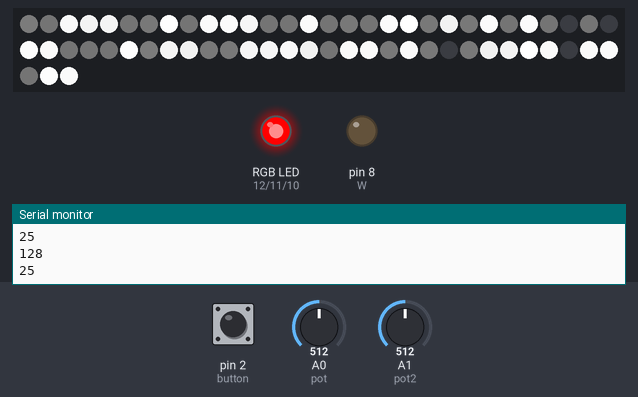
A sketch run on a simulated Arduino Uno, built with avr-gcc and run on an emulated ATmega328P. Shown: 63 RGB LEDs in strip order, left to right, continuing on the next row, an RGB LED mixed from three pins (HIGH = lit), output pins drawn as LEDs (lit = HIGH), the last lines printed to the serial monitor. Inputs (shaded band) come from the test bench; at power-on: pin 2 (button) LOW, A1 (pot2) = 512, A0 (pot) = 512. Dim RGB values are drawn brighter than linear; colours are those a GRB WS2812 strip shows for the declared byte order; random numbers use the default seed unless the sketch sets one.

Above: at 1.2 s.
1.3 s: pin 2 (button) pulled HIGH for 0.15 s
At 1.83 s:
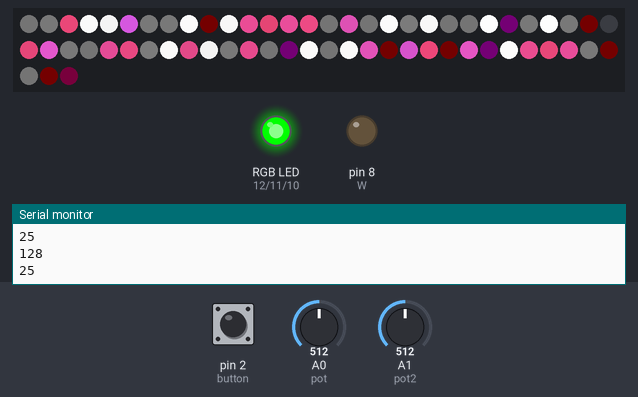
2.0 s: A1 (pot2) set to 1023
At 4.1 s:
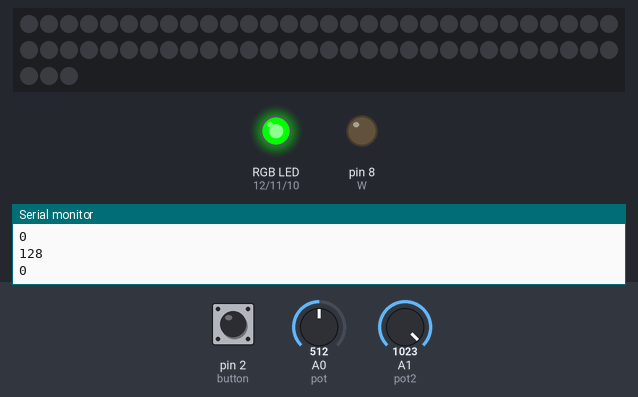
4.5 s: pin 2 (button) pulled HIGH for 1 s
At 5.6 s:
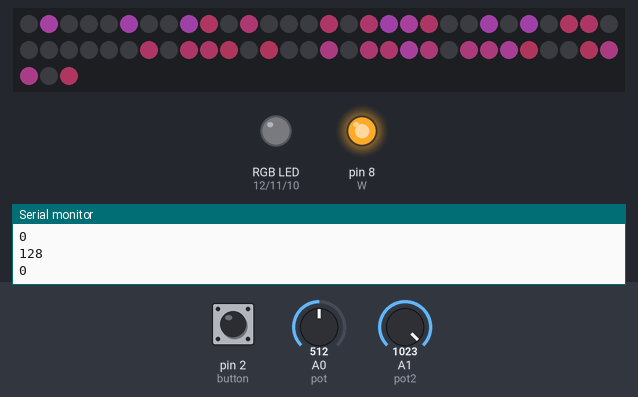
6.1 s: A0 (pot) set to 716
At 6.58 s:
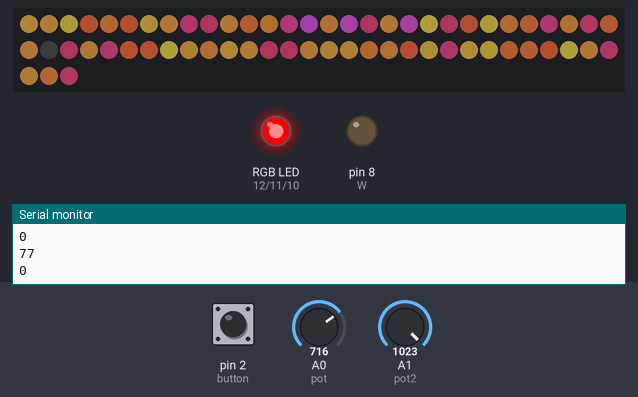
8.8 s: A0 (pot) set to 900
At 9.19 s:
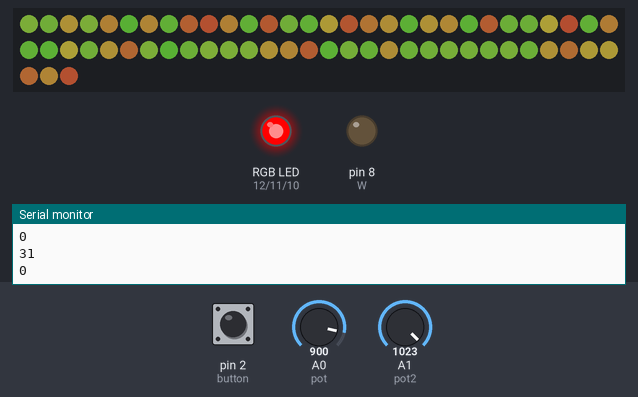
11.5 s: A1 (pot2) set to 1010
At 11.73 s:
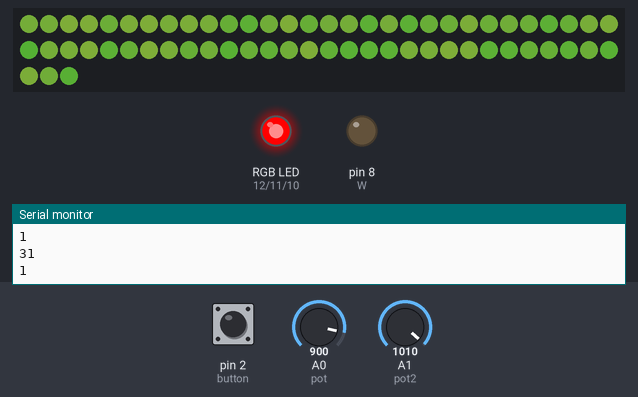
Timing chart, 0 to 14.5 s (numbered marks = the images above; inputs shaded):
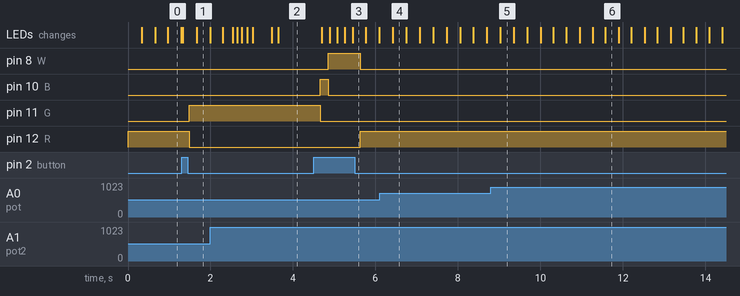

The sketch:

AquariumHSVLamp.ino
```cpp
//Lampara para acuario

#include "FastLED.h"

#define NUM_LEDS 63
#define DATA_PIN 9
#define R 12
#define G 11
#define B 10
#define W 8
#define button 2
#define pot A0
#define pot2 A1

CRGB leds[NUM_LEDS];
int buttonCount, pushButton, hue, sat, val, cal, calibration, range, limits, time;

void setup() {
  Serial.begin(9600);
  LEDS.addLeds<WS2812,DATA_PIN,RGB>(leds,NUM_LEDS);
  LEDS.setBrightness(255);
  pinMode(R, OUTPUT);
  pinMode(G, OUTPUT);
  pinMode(B, OUTPUT);
  pinMode(W, OUTPUT);
  pinMode(button, INPUT);
  pinMode(pot, INPUT);
  pinMode(pot2, INPUT);
}
void loop() {
	Serial.println(map(calibration, 0, 1023, 255, 0));
	Serial.println(limits);
    calibration = analogRead(pot);
    range = analogRead(pot2);
    pushButton = digitalRead(button);
    limits = map(range, 0, 1023, 50, 0);
    if (pushButton == HIGH){
      buttonCount++;
      delay(150);
    }
    else if (buttonCount>3) {
      buttonCount = 0;
    }
    if (buttonCount == 0) {
      digitalWrite(R, HIGH);
      digitalWrite(G, LOW);
      digitalWrite(B, LOW);
      digitalWrite(W, LOW);
      cal = map(calibration, 0, 1023, 255, 0);
      hue = cal;
    }
    else if (buttonCount == 1) {
      digitalWrite(R, LOW);
      digitalWrite(G, HIGH);
      digitalWrite(B, LOW);
      digitalWrite(W, LOW);
      cal = map(calibration, 0, 1023, 255, 0);
      sat = cal;
    }
    else if (buttonCount == 2) {
      digitalWrite(R, LOW);
      digitalWrite(G, LOW);
      digitalWrite(B, HIGH);
      digitalWrite(W, LOW);
      cal = map(calibration, 0, 1023, 255, 0);
      val = cal;
    }
    else if (buttonCount == 3){
        digitalWrite(R, LOW);
        digitalWrite(G, LOW);
        digitalWrite(B, LOW);
        digitalWrite(W, HIGH);
    }
    leds[random(0, 63)] = CHSV(random(hue-10, hue+10), sat, random(val-limits, val+limits));
    FastLED.show();
    leds[random(0, 63)] = CHSV(random(hue-10, hue+10), sat, random(val-limits, val+limits));
    FastLED.show();
    leds[random(0, 63)] = CHSV(random(hue-10, hue+10), sat, random(val-limits, val+limits));
    FastLED.show();
    leds[random(0, 63)] = CHSV(random(hue-10, hue+10), sat, random(val-limits, val+limits));
    FastLED.show();
    leds[random(0, 63)] = CHSV(random(hue-10, hue+10), sat, random(val-limits, val+limits));
    FastLED.show();
    leds[random(0, 63)] = CHSV(random(hue-10, hue+10), sat, random(val-limits, val+limits));
    FastLED.show();
    leds[random(0, 63)] = CHSV(random(hue-10, hue+10), sat, random(val-limits, val+limits));
    FastLED.show();
    leds[random(0, 63)] = CHSV(random(hue-10, hue+10), sat, random(val-limits, val+limits));
    FastLED.show();
    delay(10);
}
```

Measured:
- the behaviour switches between 1023 and 1022 on A1 (pot2) (found by bisection; images 5 and 6)
- after the input at 1.3 s, pin 11 (G): LOW → HIGH after 0.19 s; pin 12 (R): HIGH → LOW after 0.19 s
- after the input at 4.5 s, pin 8 (W): LOW → HIGH after 0.35 s, → LOW 0.78 s later; pin 10 (B): LOW → HIGH after 0.17 s, → LOW 0.19 s later; pin 11 (G): HIGH → LOW after 0.17 s; pin 12 (R): LOW → HIGH after 1.1 s; the LEDs: first change after 0.19 s (image 3 shows a later state)
